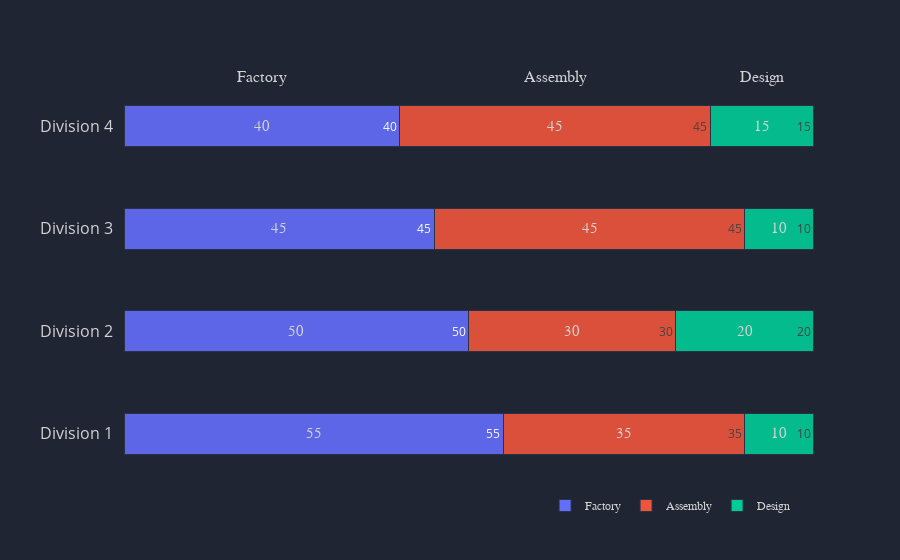

Notebook source saved alongside this figure:
### Markdown cell above
## Stacked Horizontal Bar Chart

### Code cell
# create data
index = ['Factory', 'Assembly', 'Design']
values = {'Division 1': [55, 35, 10], 
         'Division 2': [50, 30, 20],
         'Division 3': [45, 45, 10],
         'Division 4': [40, 45, 15]}


data = pd.DataFrame(data=values, index=index).transpose()

# create chart
annotations = chart.add_bar_values(data, orientation='h')
annotations.extend(chart.add_headings(data, y=1.02, font_size=16))

palette = chart.color_palette(
            palette_type='dark', palette='#6bbaec', start_pos=3, step=2)

layout = chart.layout(width=900, ml=50, legend_orientation='h', legend_x=0.58,
                      legend_y=-0.05, yaxis_showgrid=False, xaxis_showticklabels=False,
                      pad=10, yaxis_ticksize=16, palette=colors)

chart.bar(data, layout=layout, mode='stack', bar_width=0.4, orientation='h', annotations=annotations)

### Figure 1 — Plotly figure (JSON) as saved in the notebook; plotly's stock layout.template omitted (floating-point values rounded to 4 significant figures)
{"data": [{"marker": {"line": {"color": "#2C3347", "width": 1}, "opacity": 0.9}, "name": "Factory", "orientation": "h", "text": [55, 50, 45, 40], "type": "bar", "width": 0.4, "x": [55, 50, 45, 40], "y": ["Division 1", "Division 2", "Division 3", "Division 4"]}, {"marker": {"line": {"color": "#2C3347", "width": 1}, "opacity": 0.9}, "name": "Assembly", "orientation": "h", "text": [35, 30, 45, 45], "type": "bar", "width": 0.4, "x": [35, 30, 45, 45], "y": ["Division 1", "Division 2", "Division 3", "Division 4"]}, {"marker": {"line": {"color": "#2C3347", "width": 1}, "opacity": 0.9}, "name": "Design", "orientation": "h", "text": [10, 20, 10, 15], "type": "bar", "width": 0.4, "x": [10, 20, 10, 15], "y": ["Division 1", "Division 2", "Division 3", "Division 4"]}], "layout": {"annotations": [{"font": {"color": "lightgrey", "family": "sans-serif", "size": 15}, "showarrow": false, "text": "55", "x": 27.5, "xref": "x", "y": "Division 1", "yref": "y"}, {"font": {"color": "lightgrey", "family": "sans-serif", "size": 15}, "showarrow": false, "text": "35", "x": 72.5, "xref": "x", "y": "Division 1", "yref": "y"}, {"font": {"color": "lightgrey", "family": "sans-serif", "size": 15}, "showarrow": false, "text": "10", "x": 95, "xref": "x", "y": "Division 1", "yref": "y"}, {"font": {"color": "lightgrey", "family": "sans-serif", "size": 15}, "showarrow": false, "text": "50", "x": 25, "xref": "x", "y": "Division 2", "yref": "y"}, {"font": {"color": "lightgrey", "family": "sans-serif", "size": 15}, "showarrow": false, "text": "30", "x": 65, "xref": "x", "y": "Division 2", "yref": "y"}, {"font": {"color": "lightgrey", "family": "sans-serif", "size": 15}, "showarrow": false, "text": "20", "x": 90, "xref": "x", "y": "Division 2", "yref": "y"}, {"font": {"color": "lightgrey", "family": "sans-serif", "size": 15}, "showarrow": false, "text": "45", "x": 22.5, "xref": "x", "y": "Division 3", "yref": "y"}, {"font": {"color": "lightgrey", "family": "sans-serif", "size": 15}, "showarrow": false, "text": "45", "x": 67.5, "xref": "x", "y": "Division 3", "yref": "y"}, {"font": {"color": "lightgrey", "family": "sans-serif", "size": 15}, "showarrow": false, "text": "10", "x": 95, "xref": "x", "y": "Division 3", "yref": "y"}, {"font": {"color": "lightgrey", "family": "sans-serif", "size": 15}, "showarrow": false, "text": "40", "x": 20, "xref": "x", "y": "Division 4", "yref": "y"}, {"font": {"color": "lightgrey", "family": "sans-serif", "size": 15}, "showarrow": false, "text": "45", "x": 62.5, "xref": "x", "y": "Division 4", "yref": "y"}, {"font": {"color": "lightgrey", "family": "sans-serif", "size": 15}, "showarrow": false, "text": "15", "x": 92.5, "xref": "x", "y": "Division 4", "yref": "y"}, {"font": {"color": "lightgrey", "family": "sans-serif", "size": 16}, "showarrow": false, "text": "Factory", "textangle": 0, "x": 20, "xref": "x", "y": 1.02, "yref": "paper"}, {"font": {"color": "lightgrey", "family": "sans-serif", "size": 16}, "showarrow": false, "text": "Assembly", "textangle": 0, "x": 62.5, "xref": "x", "y": 1.02, "yref": "paper"}, {"font": {"color": "lightgrey", "family": "sans-serif", "size": 16}, "showarrow": false, "text": "Design", "textangle": 0, "x": 92.5, "xref": "x", "y": 1.02, "yref": "paper"}], "autosize": true, "barmode": "stack", "legend": {"bordercolor": "#202534", "borderwidth": 0, "font": {"color": "lightgrey", "family": "sans-serif", "size": 12}, "itemclick": "toggle", "itemdoubleclick": "toggleothers", "orientation": "h", "traceorder": "normal", "valign": "middle", "x": 0.58, "xanchor": "left", "y": -0.05, "yanchor": "middle"}, "margin": {"b": 75, "l": 50, "pad": 10, "r": 50, "t": 75}, "paper_bgcolor": "#202534", "plot_bgcolor": "#202534", "showlegend": true, "title": {"font": {"color": "lightgrey", "family": "sans-serif", "size": 24}, "text": "", "x": 0.5}, "width": 900, "xaxis": {"autorange": true, "color": "lightgrey", "dtick": 1, "gridcolor": "#343846", "gridwidth": 0.5, "separatethousands": true, "showgrid": false, "showline": false, "showticklabels": false, "tickangle": 0, "tickfont": {"color": "lightgrey", "size": 13}, "tickformat": "", "tickmode": "auto", "title": {"font": {"color": "lightgrey", "family": "sans-serif", "size": 18}, "text": ""}, "type": "-", "zeroline": false, "zerolinecolor": "grey"}, "yaxis": {"autorange": true, "color": "lightgrey", "dtick": 1, "gridcolor": "#343846", "gridwidth": 0.5, "separatethousands": true, "showgrid": false, "showline": false, "showticklabels": true, "tickangle": 0, "tickfont": {"color": "lightgrey", "size": 16}, "tickformat": "", "tickmode": "auto", "ticks": "", "title": {"font": {"color": "lightgrey", "family": "sans-serif", "size": 18}, "text": ""}, "type": "-", "zeroline": true, "zerolinecolor": "grey"}}}
